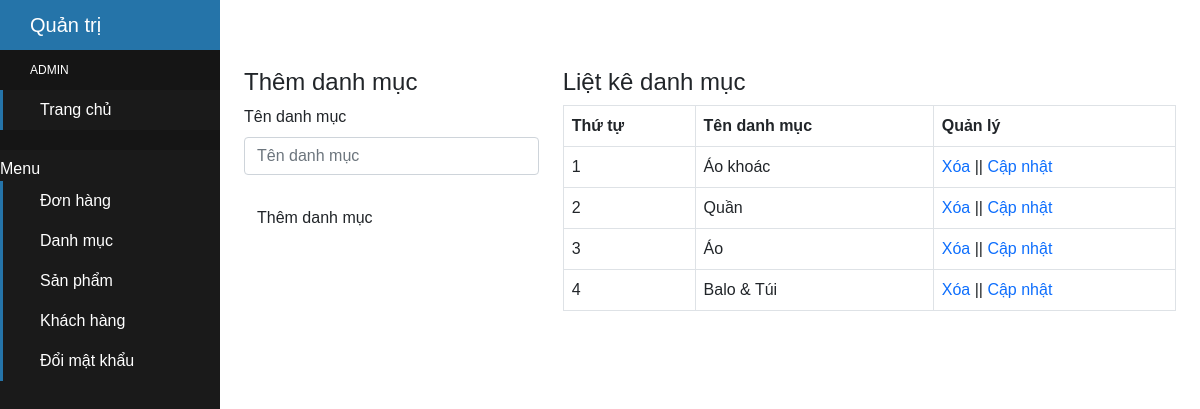
Page /admin/xulydanhmuc.php on the committed database.
### tables this page shows
CREATE TABLE `tbl_category` (
  `category_id` int(11) NOT NULL,
  `category_name` varchar(50) NOT NULL
);

### admin/xulydanhmuc.php (the view, shortened to what this page needs)
<?php
	include('../db/connect.php');
?>
<!DOCTYPE html>
<html lang="en">
<head>
	<link href="../css/bootstrap.css" rel="stylesheet" type="text/css" media="all" />
</head>
<body>
<!DOCTYPE html>
<html lang="en">
<head>
	<link href="../css/bootstrap.css" rel="stylesheet" type="text/css" media="all" />
	<link href="https://cdn.jsdelivr.net/npm/bootstrap@5.0.0-beta1/dist/css/bootstrap.min.css" rel='stylesheet'>
	<link href='https://unpkg.com/boxicons@2.0.7/css/boxicons.min.css' rel='stylesheet'>
</head>
<body>
	<div class="sidebar-container">
        <div class="sidebar-logo">
            Quản trị
        </div>
        <ul class="sidebar-navigation">
          <li class="header">Admin</li>
          <li>
            <a href="dashboard.php">
              <i class="fa fa-home" aria-hidden="true"></i> Trang chủ
            </a>
          </li>
		  <li class="header"></li>Menu</li>
		  <li>
            <a href="xulydonhang.php">
              <i class="fa fa-cog" aria-hidden="true"></i> Đơn hàng
            </a>
		  </li>
		  <li>
            <a href="xulydanhmuc.php">
              <i class="fa fa-cog" aria-hidden="true"></i> Danh mục
            </a>
		  </li>
		  <li>
            <a href="xulysanpham.php">
              <i class="fa fa-cog" aria-hidden="true"></i> Sản phẩm
            </a>
          </li>
          <li>
            <a href="xulykhachhang.php">
              <i class="fa fa-cog" aria-hidden="true"></i> Khách hàng
            </a>
          </li>
		  <li>
            <a href="doimatkhau.php">
              <i class="fa fa-cog" aria-hidden="true"></i> Đổi mật khẩu
            </a>
          </li>
        </ul>
      </div>
      <div class="content-container">
        <div class="container-fluid"><br><br>
	<div class="container">
		<div class="row">
			<?php
			if(isset($_GET['quanly'])=='capnhat'){
				$id_capnhat = $_GET['id'];
				$sql_capnhat = mysqli_query($con,"SELECT * FROM tbl_category WHERE category_id='$id_capnhat'");
				$row_capnhat = mysqli_fetch_array($sql_capnhat);
				?>
				<div class="col-md-4">
				<h4>Cập nhật danh mục</h4>
				<label>Tên danh mục</label>
				<form action="" method="POST">
					<input type="text" class="form-control" name="danhmuc" value="<?php echo $row_capnhat['category_name'] ?>"><br>
					<input type="hidden" class="form-control" name="id_danhmuc" value="<?php echo $row_capnhat['category_id'] ?>">
					<input type="submit" name="capnhatdanhmuc" value="Cập nhật danh mục" class="btn btn-default">
				</form>
				</div>
			<?php
			}else{
				?>
				<div class="col-md-4">
				<h4>Thêm danh mục</h4>
				<label>Tên danh mục</label>
				<form action="" method="POST">
					<input type="text" class="form-control" name="danhmuc" placeholder="Tên danh mục"><br>
					<input type="submit" name="themdanhmuc" value="Thêm danh mục" class="btn btn-default">
				</form>
				</div>
				<?php
			}
				?>
			<div class="col-md-8">
				<h4>Liệt kê danh mục</h4>
				<?php
				$sql_select = mysqli_query($con,"SELECT * FROM tbl_category ORDER BY category_id DESC");
				?>
				<table class="table table-bordered ">
					<tr>
						<th>Thứ tự</th>
						<th>Tên danh mục</th>
						<th>Quản lý</th>
					</tr>
					<?php
					$i = 0;
					while($row_category = mysqli_fetch_array($sql_select)){
						$i++;
					?>
					<tr>
						<td><?php echo $i; ?></td>
						<td><?php echo $row_category['category_name'] ?></td>
						<td><a href="?xoa=<?php echo $row_category['category_id'] ?>">Xóa</a> || <a href="?quanly=capnhat&id=<?php echo $row_category['category_id'] ?>">Cập nhật</a></td>
					</tr>
					<?php
					}
					?>
				</table>
			</div>
		</div>
	</div>
</body>
</html>

### admin/xulydanhmuc.php (style rules this page uses)
a { text-decoration: none; }

### rows in the picture
tbl_category: category_name "Áo khoác"
tbl_category: category_name "Quần"
tbl_category: category_name "Áo"
tbl_category: category_name "Balo & Túi"
